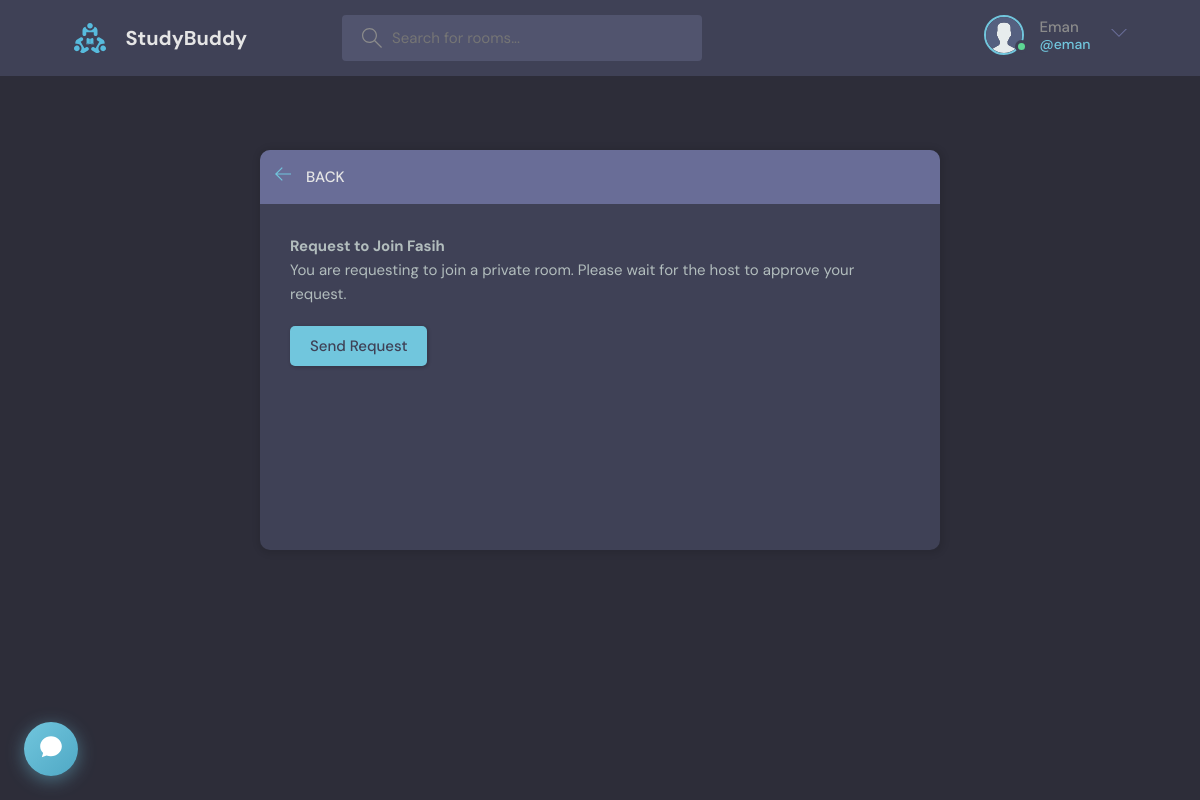
The app's page /room/26/request/ (signed in), older data.
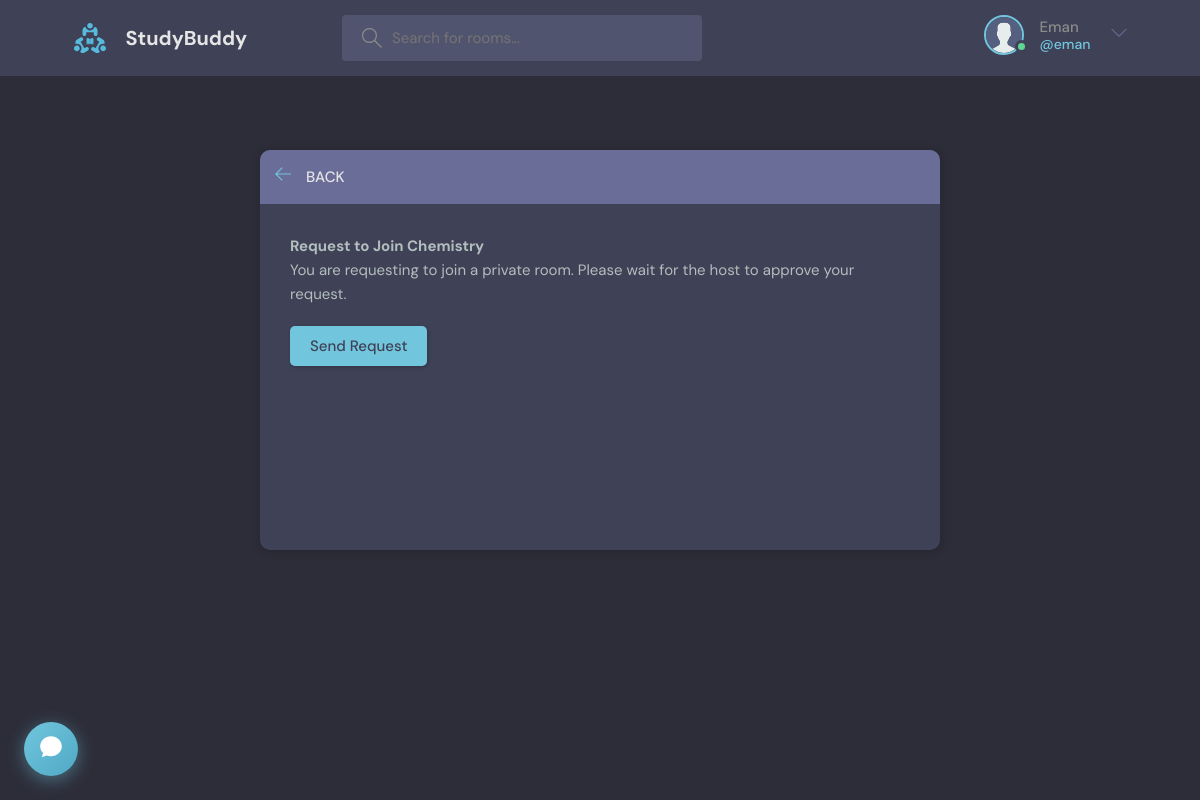
The same page, newer data.
### mainapp/models.py (models this page shows, shortened)
class Room(models.Model):
    host = models.ForeignKey(User, on_delete=models.SET_NULL, null=True)
    topic = models.ForeignKey(Topic, on_delete=models.SET_NULL, null=True)
    name = models.CharField(max_length=200)
    description = models.TextField(null=True, blank=True)
    participants = models.ManyToManyField(
        User, related_name='participants', blank=True)
    updated = models.DateTimeField(auto_now=True)
    created = models.DateTimeField(auto_now_add=True)
    request_to_join = models.ManyToManyField(
        User, related_name='requested_rooms', blank=True)
    is_private = models.BooleanField(default=False)
    class Meta:
        ordering = ['-updated', '-created']

### mainapp/views.py (the view, shortened to what this page needs)
# urls.py: path('room/<int:pk>/request/', views.request_join_room, name='request_join_room'),
@login_required(login_url='login')
def request_join_room(request, pk):
    room = Room.objects.get(id=pk)
    return render(request, 'mainapp/request_join_room.html', {'room': room})

### mainapp/templates/mainapp/request_join_room.html (shortened to what this page needs)
{%extends 'main.html'%} {%block content%}
<main class="delete-item layout"  >
	<div class="container" style="align-items: center !important; justify-content: center !important">
		<div class="layout__box">
			<div class="layout__boxHeader">
				<div class="layout__boxTitle">
					<a href="{{request.META.HTTP_REFERER}}">
						<svg
							version="1.1"
							xmlns="http://www.w3.org/2000/svg"
							width="32"
							height="32"
							viewBox="0 0 32 32"
						>
							<title>arrow-left</title>
							<path
								d="M13.723 2.286l-13.723 13.714 13.719 13.714 1.616-1.611-10.96-10.96h27.625v-2.286h-27.625l10.965-10.965-1.616-1.607z"
							></path>
						</svg>
					</a>
					<h3>Back</h3>
				</div>
			</div>
			<div class="layout__body">
				<form class="form" method = "POST" action="">
					<div class="form__group">
                        <h2>Request to Join {{ room.name }}</h2>
                        <p>You are requesting to join a private room. Please wait for the host to approve your request.</p>
					</div>
					<div class="for__group">
						<button type="submit" class="btn btn--main">Send Request</button>
					</div>
				</form>
			</div>
		</div>
	</div>
</main>
{%endblock%}

Row changes from the older to the newer data that the page shows:
changed Room: name "Fasih" → "Chemistry"
